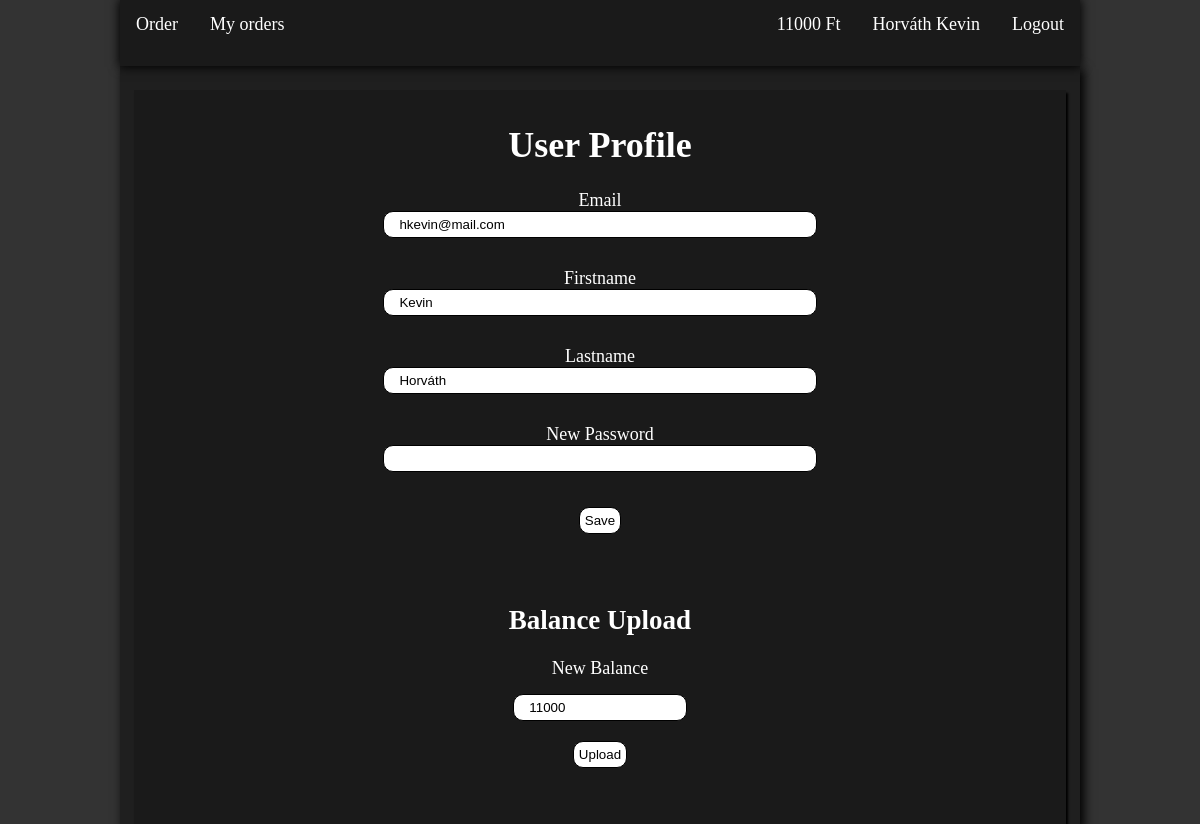
The page /index.php?page=profile (signed in) on the database its author committed.
### tables this page shows
CREATE TABLE Person (
  id INT PRIMARY KEY AUTO_INCREMENT,
  email VARCHAR(200) UNIQUE NOT NULL,
  firstname VARCHAR(100) NOT NULL,
  lastname VARCHAR(100) NOT NULL,
  password VARCHAR(100) NOT NULL,
  type INT NOT NULL DEFAULT(0)
);

CREATE TABLE Customer (
  id INT PRIMARY KEY AUTO_INCREMENT, 
  balance INT DEFAULT(0),
  person_id INT,
  FOREIGN KEY (person_id) REFERENCES Person(id) ON DELETE CASCADE
);

### services/auth-service.php (called while the page is built, shortened)
<?php
class AuthService extends Database {
  public function getPersonById($personId) {
    $conn = $this->getConnection();
    $stmt = $conn->prepare("SELECT * FROM person WHERE id = :person_id");
    $stmt->bindParam(':person_id', $personId, PDO::PARAM_INT);
    $stmt->setFetchMode(PDO::FETCH_CLASS, 'Person');
    $stmt->execute();
    $user = $stmt->fetch();
    return $user;
  }
}
?>

### services/customer-service.php (called while the page is built, shortened)
<?php
class CustomerService extends Database implements CrudOperations {
  public function getCustomerByPersonId($personId) {
    $conn = $this->getConnection();
    $stmt = $conn->prepare("SELECT * FROM customer WHERE person_id = :person_id");
    $stmt->bindParam(':person_id', $personId, PDO::PARAM_INT);
    $stmt->setFetchMode(PDO::FETCH_CLASS, 'Customer');
    $stmt->execute();
    $customer = $stmt->fetch();
    return $customer;
  }
}
?>

### pages/user/profile.php (the view, shortened to what this page needs)
<?php
$customerService = new CustomerService();
$authService = new AuthService();
$user = $authService->getPersonById($_SESSION['person_id']);
$customer = $customerService->getCustomerByPersonId($_SESSION['person_id']);
$emailValue = $user->email ?? '';
$firstnameValue = $user->firstname ?? '';
$lastnameValue = $user->lastname ?? '';
$balanceValue = $customer->balance ?? 0;
?>
<div class="content-card align-items-center">
<h1>User Profile</h1>
<form class="text-center profile-forms" action="" method="post">
<label class="white-text" for="email">Email</label><br>
<input class="input" type="email" name="email" id="" value=<?php echo "$emailValue"?> ><br>
<label class="white-text" for="firstname">Firstname</label><br>
<input class="input" type="text" name="firstname" value=<?php echo "$firstnameValue"?> ><br>
<label class="white-text" for="lastname">Lastname</label><br>
<input class="input" type="text" name="lastname" value=<?php echo "$lastnameValue"?> ><br>
<label class="white-text" for="password">New Password</label><br>
<input class="input" type="text" name="password" id=""><br>
<input type=submit class="button" name='saveProfile' value="Save"></input>
</form>
<h2>Balance Upload</h2>
<form class="text-center profile-forms" action="" method="post">
<label class="white-text" for="balance">New Balance</label><br>
<input class="input" type="number" name="balance" style="margin-top: 15px;margin-bottom: 15px; width: 20%;" value=<?php echo "$balanceValue"?> ><br>
<input type=submit class="button" name='saveBalance' value="Upload"></input>
</form>
</div>

### assets/styles.css (style rules this page uses)
body { font-size: large; width: initial; height: initial; margin: 0; background-color: #333; color: white; }
label { color: black; }
.white-text { color: white; }
.content-card { background-color: #1a1a1a; box-shadow: 2px 3px 2px black; padding: 10px; margin: 10px; width: 95%; height: auto; display: flex; margin-left: auto; margin-right: auto; margin-top: auto; margin-bottom: auto; flex-direction: column; overflow-y: auto; }
.align-items-center { align-items: center; }
.profile-forms { width: inherit; }
.profile-forms input { margin-bottom: 30px; }
.text-center { text-align: center; }
.input { padding: 5px; padding-left: 15px; padding-right: 15px; width: 50%; height: auto; border: 1px solid black; border-radius: 10px; margin-bottom: 10px; }
.button { padding: 5px; border: 1px solid black; border-radius: 10px; background-color: white; margin-top: 5px; margin-bottom: 5px; }

### rows shown on the page
person: email "hkevin@mail.com", firstname "Kevin", lastname "Horváth"
customer: balance "11000"

### other values the page prints
$_SESSION['name'] "Horváth Kevin"
$balance "11000"
